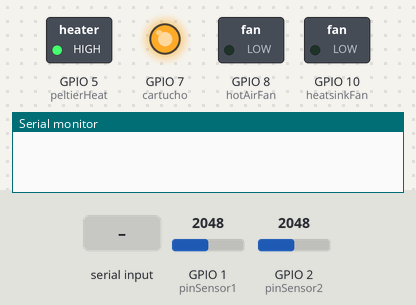
The sketch below on a simulated ESP32-S3. Parts: switched loads named in the sketch (green lamp = pin HIGH), output pins drawn as LEDs (lit = HIGH), the last lines printed to the serial monitor. Inputs (shaded band) come from the test bench; at power-on: GPIO 1 (pinSensor1) = 2048, GPIO 2 (pinSensor2) = 2048. Pins used as bus, display or sensor lines are not drawn.

Above: at 1.2 s.
1.3 s: "2\n" received over the second serial link
At 2.2 s:
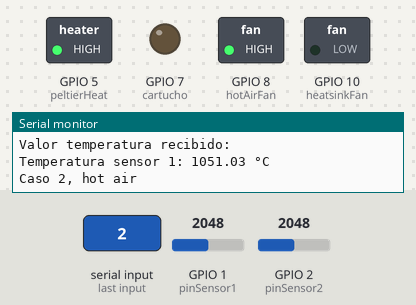
2.8 s: "3\n" received over the second serial link
At 3.3 s:
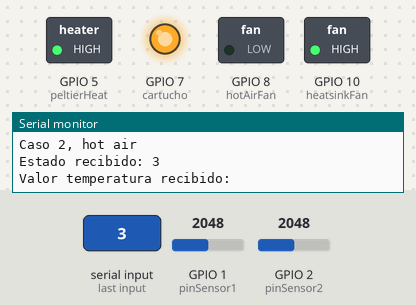
4.3 s: "1\n" received over the second serial link
At 4.6 s:
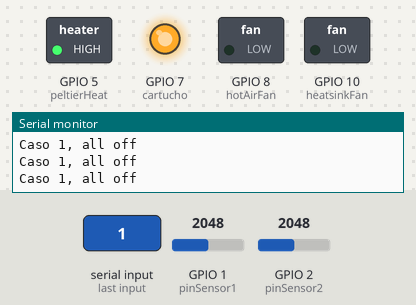
Timing chart, 0 to 7.3 s (numbered marks = the images above; inputs shaded):
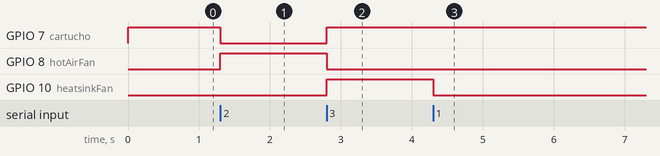

The sketch:

codigoFinalArduinoControlTemperatura.ino
```cpp
/*
RESUMEN
Este código contiene las instrucciones para enviar y recibir datos en tiempo real a travez de un arduino mega adk y un esp32
la conexión entre el arduino y el esp32 se establece por los pines tx1 y rx1 siendo esta una comunicación tipo serie.
El esp32 se conecta a una base de datos para realizar la petición de datos. Acto seguido envía los datos al arduino, datos tipo string, el arduino los recibe
y en función de los datos recibidos evalúa las condiciones e instrucciones a ejecutar.
El arduino esta programado usando switch case, se tienen 3 estados posibles. 1. Todo apagado. 2. Generación de calor y 3. Generación de frio. Se tienen las siguientes entradasy salidas:
INPUT:
Sensor de temperatura LM35 --> PIN A0
Sensor de temperatura LM35 --> PIN A1

OUTPUT:
IRF440N(Celda peltier calor) --> PIN DIGITAL 5
IRF440N(Celda peltier frio) --> PIN DIGITAL 6
IRF440N(Cartucho impresión) --> PIN DIGITAL 7
Ventilador aire caliente --> PIN PWM 8
Ventilador aire frío --> PIN PWM 9
Ventilador discipador celda frío --> PIN DIGITAL 10

COMUNICACION:
RX2 --> PIN 17
TX2 --> PIN 16

 **LA EXPLICACION DE LAS FUNCIONES SE ENCUENTRA EN EL APARTADO "FUNCIONES"**

*/

/*

DEFINICION DE VARIABLES
1- todas las variables bajo constint refieren los pines de entrada / salida de datos y señales de control
2- String: _tempValue: variable que recibe el dato por com serial del esp32 referente a la temperatura que se desea alcanzar mediante el sistema
3- Unsigned long y const long: para la función millis que servirá para contabilizar tiempo y así evitar el uso de delays
4- float: _temperaturaSetpoint: es la variable que almacena el dato de temperatura recibido del esp32 y ya convertido a float que será el setpoint al que llegará el sistema
          _sensorSignal1: variable que almacena la lectura del sensor de temperatura 1 (calor) señal que llega al pinSensor1(A0)
          _sensorSignal2: variable que almacena la lectura del sensor de temperatura 2 (frio) señal que llega al pinSensor2(A1)
          _voltaje: variable que almacena la conversion de la señal de entrada a un valor de voltaje proporcional
          _temperaturaMedida1: variable que almacena el valor de temperatura ya convertida de voltaje a °C del sensor 1 (calor)
          _temperaturaMedida2: variable que almacena el valor de temperatura ya convertida de voltaje a °C del sensor 2 (frio)
5- const float: _voltajeReferencia: Es una constante que establece el valor de referencia del sensor de temperatura y operación
                _gradoPorVoltio: Se refiere a la equivalencia entre la señal del sensor y la temperatura medida
6- int: _state: Variable que almacena el estado en el que debe estar el sistema según la funcion switch case, se recibe como int desde el esp32

*/

//DECLARACION DE VARIABLES / pinSensor1 mide conducto caliente y pinSensor2 mide conducto frio.

const int pinSensor1 = A0, pinSensor2 = A1, peltierHeat = 5, peltierCold = 6, cartucho = 7, hotAirFan = 8, coldAirFan = 9, heatsinkFan = 10;
String tempValue="";
unsigned long tiempoAnterior = 0; // Variable para almacenar el tiempo anterior
const long intervalo = 2000; // Intervalo de tiempo para el parpadeo (en milisegundos)
float temperaturaSetpoint, sensorSignal1, sensorSignal2, voltaje, temperaturaMedida1, temperaturaMedida2;
// Define la constante de conversión (temperatura en grados Celsius por voltio)
const float voltajeReferencia = 5.0;  // Voltaje de referencia del Arduino (5V o 3.3V)
const float gradoPorVoltio = 105.0;    // El LM35 proporciona 10 mV por grado Celsius
int state;

//-------------------------------------------------------------Configuracion de pines y comunicacion---------------------------------------------------------------------------------

void setup() {

  //Configuracion de pines de entrada y salida
    pinMode(peltierHeat, OUTPUT);
    pinMode(peltierCold, OUTPUT);
    pinMode(cartucho, OUTPUT);
    pinMode(hotAirFan, OUTPUT);
    pinMode(coldAirFan, OUTPUT);
    pinMode(heatsinkFan, OUTPUT);

  //Puerto serial depuracion
    Serial.begin(9600);
  //Puerto serial comunicacion con ESP32, pines --> RX2=PIN17  TX2=PIN16
    Serial2.begin(9600);

    digitalWrite(peltierHeat, HIGH);
    digitalWrite(peltierCold, HIGH);
    digitalWrite(cartucho, HIGH);
    digitalWrite(hotAirFan, LOW);
    digitalWrite(coldAirFan, LOW);
    digitalWrite(heatsinkFan, LOW);
}

//----------------------------------------------------------------------------Codigo de proceso------------------------------------------------------------------------------------

void loop() {

    comunicacion();
    stateMachine();

}

//--------------------------------------------------------------------------------Funciones----------------------------------------------------------------------------------------

/*
EXPLICACION DE FUNCIONES

  Funciones principales
    1- comunicacion(); --> Funcion que se encarga de recibir y enviar datos al esp32, se encarga de la conexión serial
    2- stateMachine(); --> Función que alberga la maquina de estados
  Funciones auxiliares
    1- setPoint(); --> Función que se encarga de recibir el dato string del esp32 y convertirlo en un dato de tipo float para su posterior procesamiento
    2- caso1(); --> Función para definir el caso o estado #1 donde todas las salidas estan en modo off o apagadas
    3- caso2(); --> Función para definir el caso o estado #2 donde se generará la sensación de calor, encendiendo así la celda peltier de calor, a su vez esta contiene una función auxiliar que es:
      controlTemperatura1(); -> Función que se encarga de medir la temperatura con base en la señal del sensor 1 y activa la celda de calor (y el cartucho) hasta alcanzar el setpoint además de activar el ventilador que impulsará el aire caliente por el conducto
    4- caso3(); --> Función para definir el caso o estado #3 donde se generará la sensación de frio, encendiendo así la celda peltier de frio, a su vez esta contiene una función auxiliar que es:
      controlTemperatura2(); -> Función que se encarga de medir la temperatura con base en la señal del sensor 2 y activa la celda de frio  hasta alcanzar el setpoint además de activar el ventilador que impulsará el aire frio por el conducto y el ventilador de refrigeración del disipador de la celda de frio

*/

//COMUNICACION SERIAL (ENVÍO Y RECEPCIÓN DE DATOS CON ESP32)
void comunicacion() {
    // Verificar si hay datos disponibles en Serial2
    if (Serial2.available() > 0) {
        // Leer el entero desde Serial2
        state = Serial2.parseInt();

        // Limpiar cualquier espacio en blanco restante
        while (Serial2.peek() == ' ') {
            Serial2.read();
        }

        // Leer la cadena de texto desde Serial2
        tempValue = Serial2.readStringUntil('\n');
        //llama a la funcion que transforma el string a float
        temperaturaSetpoint = setpoint(tempValue);

        // Imprimir los datos recibidos
        Serial.print("Estado recibido: ");
        Serial.println(state);
        Serial.print("Valor temperatura recibido: ");
        Serial.println(tempValue);

    }
}

//MAQUINA DE ESTADOS
void stateMachine() {

    switch(state){

        case 1:
          caso1();
        break;

        case 2:
          caso2();
        break;

        case 3:
          caso3();
        break;
    }
}

//FUNCIONES AUXILIARES

//FUNCION PARA TRANSFORMAR EL STRING A FLOAT
float setpoint (String texto) {
    // Convertir el String a float usando toFloat()
    return texto.toFloat();
}

//FUNCION CASO 1
void caso1() {

    digitalWrite(peltierHeat, HIGH);//LAS CELDAS TRABAJAN CON LOGICA NEGADA
    digitalWrite(peltierCold, HIGH);
    digitalWrite(cartucho, HIGH);
    digitalWrite(hotAirFan, LOW);
    digitalWrite(coldAirFan, LOW);
    digitalWrite(heatsinkFan, LOW);
    Serial.println("Caso 1, all off");
}

//FUNCION CASO 2
void caso2() {

    controlTemperatura1();
}

//FUNCION CASO 3
void caso3() {

    controlTemperatura2();
}

//FUNCIONES PARA LEER Y CONTROLAR TEMPERATURA
void controlTemperatura1() {
    //for sensor 1
    sensorSignal1 = analogRead(pinSensor1);

    voltaje = sensorSignal1 * (voltajeReferencia / 1023);
    temperaturaMedida1 = voltaje * gradoPorVoltio;

    if (temperaturaMedida1 < temperaturaSetpoint) {
        digitalWrite(peltierHeat, LOW);
        digitalWrite(peltierCold, HIGH);
        digitalWrite(cartucho, LOW);
        digitalWrite(hotAirFan, HIGH);
        digitalWrite(coldAirFan, LOW);
        digitalWrite(heatsinkFan, LOW);
    }
    else {
        digitalWrite(peltierHeat, HIGH);
        digitalWrite(peltierCold, HIGH);
        digitalWrite(cartucho, LOW);
        digitalWrite(hotAirFan, HIGH);
        digitalWrite(coldAirFan, LOW);
        digitalWrite(heatsinkFan, LOW);
    }

    //imprimir la temperatura por el serial2 para enviarla al esp32
    // Obtener el tiempo actual
    unsigned long tiempoActual = millis();

    if (tiempoActual - tiempoAnterior >= intervalo) {
        // enviar temperatura al esp32
        Serial2.println(temperaturaMedida1);
        Serial.print("Temperatura sensor 1: ");
        Serial.print(temperaturaMedida1);
        Serial.println(" °C");
        Serial.println("Caso 2, hot air");
        // Actualizar el tiempo anterior al tiempo actual
        tiempoAnterior = tiempoActual;
    }

}

void controlTemperatura2(){
    //for sensor 2
    sensorSignal2 = analogRead(pinSensor2);

    voltaje = sensorSignal2 * (voltajeReferencia / 1023);
    temperaturaMedida2 = voltaje * gradoPorVoltio;

    if (temperaturaMedida2 > temperaturaSetpoint) {
        digitalWrite(peltierHeat, HIGH);
        digitalWrite(peltierCold, LOW);
        digitalWrite(cartucho, HIGH);
        digitalWrite(hotAirFan, LOW);
        digitalWrite(coldAirFan, HIGH);
        digitalWrite(heatsinkFan, HIGH);
    }
    else {
        digitalWrite(peltierHeat, HIGH);
        digitalWrite(peltierCold, HIGH);
        digitalWrite(cartucho, HIGH);
        digitalWrite(hotAirFan, LOW);
        digitalWrite(coldAirFan, HIGH);
        digitalWrite(heatsinkFan, LOW);
    }

    //imprimir la temperatura por el serial2 para enviarla al esp32
    // Obtener el tiempo actual
    unsigned long tiempoActual = millis();

     if (tiempoActual - tiempoAnterior >= intervalo) {
        // enviar temperatura al esp32
        Serial2.println(temperaturaMedida2);
        Serial.print("Temperatura sensor 2: ");
        Serial.print(temperaturaMedida2);
        Serial.println(" °C");
        Serial.println("Caso 3, cold air");
        // Actualizar el tiempo anterior al tiempo actual
        tiempoAnterior = tiempoActual;
    }

}
```

Measured:
- after the input at 1.3 s, GPIO 7 (cartucho): HIGH → LOW at once; GPIO 8 (hotAirFan): LOW → HIGH at once
- after the input at 2.8 s, GPIO 7 (cartucho), GPIO 10 (heatsinkFan): LOW → HIGH at once; GPIO 8 (hotAirFan): HIGH → LOW at once
- after the input at 4.3 s, GPIO 10 (heatsinkFan): HIGH → LOW at once
